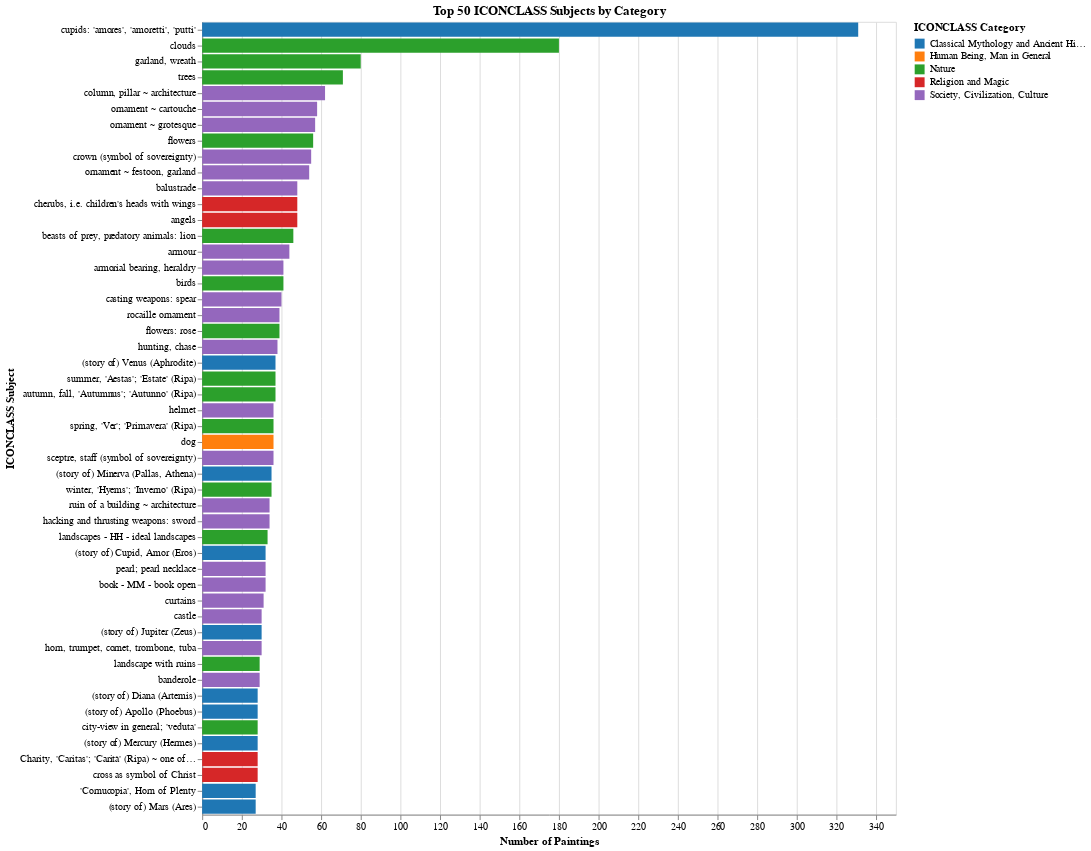

Source (notebook cell):
### Code cell
# =============================================================================
# CELL 13b: ICONCLASS Category Analysis
# =============================================================================
# Categorize ICONCLASS subjects by their top-level category (first digit)
# ICONCLASS hierarchy: https://iconclass.org/

# Category mapping (first digit of ICONCLASS notation)
ICONCLASS_CATEGORIES = {
    '0': 'Abstract, Non-representational Art',
    '1': 'Religion and Magic',
    '2': 'Nature',
    '3': 'Human Being, Man in General',
    '4': 'Society, Civilization, Culture',
    '5': 'Abstract Ideas and Concepts',
    '6': 'History',
    '7': 'Bible',
    '8': 'Literature',
    '9': 'Classical Mythology and Ancient History'
}

print("📊 ICONCLASS CATEGORY ANALYSIS")
print("=" * 70)

# Query to extract ICONCLASS code and categorize
category_df = con.execute("""
    WITH iconclass_parsed AS (
        SELECT 
            s.subject_label,
            s.subject_uri,
            -- Extract ICONCLASS code from URI (after iconclass.org/)
            REGEXP_EXTRACT(s.subject_uri, 'iconclass\\.org/([^/]+)', 1) as iconclass_code,
            COUNT(DISTINCT ps.nfdi_uri) as painting_count
        FROM painting_subjects ps
        JOIN subjects s ON ps.subject_uri = s.subject_uri
        -- Only ceiling paintings
        WHERE ps.nfdi_uri IN (
            SELECT ps2.nfdi_uri 
            FROM painting_subjects ps2
            JOIN subjects s2 ON ps2.subject_uri = s2.subject_uri
            WHERE s2.subject_source = 'GETTY_AAT' 
              AND s2.subject_label = 'ceiling paintings'
        )
        AND s.subject_source = 'ICONCLASS'
        AND s.subject_label IS NOT NULL
        GROUP BY s.subject_label, s.subject_uri
    )
    SELECT 
        subject_label,
        iconclass_code,
        -- Extract first character for category
        SUBSTRING(iconclass_code, 1, 1) as category_digit,
        painting_count
    FROM iconclass_parsed
    WHERE iconclass_code IS NOT NULL
    ORDER BY painting_count DESC
""").pl()

# Add category names using Python
category_df = category_df.with_columns(
    pl.col('category_digit').replace(ICONCLASS_CATEGORIES).alias('category_name')
)

print(f"Total ICONCLASS subjects: {len(category_df)}")
print(f"\n📋 Category Distribution:")

# Summary by category
category_summary = category_df.group_by('category_digit', 'category_name').agg([
    pl.count().alias('subject_count'),
    pl.sum('painting_count').alias('total_paintings')
]).sort('total_paintings', descending=True)

print(category_summary)

# Prepare data for visualization
viz_df = category_df.head(50).to_pandas()  # Top 50 subjects

# Create a treemap-style visualization using layered bar chart
# Color by category, sorted by painting count within category

chart_bars = alt.Chart(viz_df).mark_bar().encode(
    x=alt.X('painting_count:Q', title='Number of Paintings'),
    y=alt.Y('subject_label:N', sort='-x', title='ICONCLASS Subject'),
    color=alt.Color('category_name:N', 
                   title='ICONCLASS Category',
                   scale=alt.Scale(scheme='category10')),
    tooltip=[
        alt.Tooltip('subject_label:N', title='Subject'),
        alt.Tooltip('iconclass_code:N', title='ICONCLASS Code'),
        alt.Tooltip('category_name:N', title='Category'),
        alt.Tooltip('painting_count:Q', title='Paintings')
    ]
).properties(
    title='Top 50 ICONCLASS Subjects by Category',
    width=700,
    height=800
)

ipython_display(chart_bars)

### Figure 1 — Vega-Lite specification as saved in the notebook (floating-point values rounded to 4 significant figures)
{"config": {"view": {"continuousWidth": 300, "continuousHeight": 300}}, "data": {"name": "data-9e4c9a0d838b8704f6e55066cc881516"}, "mark": {"type": "bar"}, "encoding": {"color": {"field": "category_name", "scale": {"scheme": "category10"}, "title": "ICONCLASS Category", "type": "nominal"}, "tooltip": [{"field": "subject_label", "title": "Subject", "type": "nominal"}, {"field": "iconclass_code", "title": "ICONCLASS Code", "type": "nominal"}, {"field": "category_name", "title": "Category", "type": "nominal"}, {"field": "painting_count", "title": "Paintings", "type": "quantitative"}], "x": {"field": "painting_count", "title": "Number of Paintings", "type": "quantitative"}, "y": {"field": "subject_label", "sort": "-x", "title": "ICONCLASS Subject", "type": "nominal"}}, "height": 800, "title": "Top 50 ICONCLASS Subjects by Category", "width": 700, "$schema": "https://vega.github.io/schema/vega-lite/v6.1.0.json", "datasets": {"data-9e4c9a0d838b8704f6e55066cc881516": [{"subject_label": "cupids: 'amores', 'amoretti', 'putti'", "iconclass_code": "92D1916", "category_digit": "9", "painting_count": 331, "category_name": "Classical Mythology and Ancient History"}, {"subject_label": "clouds", "iconclass_code": "26A", "category_digit": "2", "painting_count": 180, "category_name": "Nature"}, {"subject_label": "garland, wreath", "iconclass_code": "25G4111", "category_digit": "2", "painting_count": 80, "category_name": "Nature"}, {"subject_label": "trees", "iconclass_code": "25G3", "category_digit": "2", "painting_count": 71, "category_name": "Nature"}, {"subject_label": "column, pillar ~ architecture", "iconclass_code": "48C161", "category_digit": "4", "painting_count": 62, "category_name": "Society, Civilization, Culture"}, {"subject_label": "ornament ~ cartouche", "iconclass_code": "48A9876", "category_digit": "4", "painting_count": 58, "category_name": "Society, Civilization, Culture"}, {"subject_label": "ornament ~ grotesque", "iconclass_code": "48A9872", "category_digit": "4", "painting_count": 57, "category_name": "Society, Civilization, Culture"}, {"subject_label": "flowers", "iconclass_code": "25G41", "category_digit": "2", "painting_count": 56, "category_name": "Nature"}, {"subject_label": "crown (symbol of sovereignty)", "iconclass_code": "44B191", "category_digit": "4", "painting_count": 55, "category_name": "Society, Civilization, Culture"}, {"subject_label": "ornament ~ festoon, garland", "iconclass_code": "48A9875", "category_digit": "4", "painting_count": 54, "category_name": "Society, Civilization, Culture"}, {"subject_label": "balustrade", "iconclass_code": "41A541", "category_digit": "4", "painting_count": 48, "category_name": "Society, Civilization, Culture"}, {"subject_label": "cherubs, i.e. children's heads with wings", "iconclass_code": "11G1911", "category_digit": "1", "painting_count": 48, "category_name": "Religion and Magic"}, {"subject_label": "angels", "iconclass_code": "11G", "category_digit": "1", "painting_count": 48, "category_name": "Religion and Magic"}, {"subject_label": "beasts of prey, predatory animals: lion", "iconclass_code": "25F23%28LION%29", "category_digit": "2", "painting_count": 46, "category_name": "Nature"}, {"subject_label": "armour", "iconclass_code": "45C22", "category_digit": "4", "painting_count": 44, "category_name": "Society, Civilization, Culture"}, {"subject_label": "armorial bearing, heraldry", "iconclass_code": "46A122", "category_digit": "4", "painting_count": 41, "category_name": "Society, Civilization, Culture"}, {"subject_label": "birds", "iconclass_code": "25F3", "category_digit": "2", "painting_count": 41, "category_name": "Nature"}, {"subject_label": "casting weapons: spear", "iconclass_code": "45C11%28SPEAR%29", "category_digit": "4", "painting_count": 40, "category_name": "Society, Civilization, Culture"}, {"subject_label": "rocaille ornament", "iconclass_code": "48A9863", "category_digit": "4", "painting_count": 39, "category_name": "Society, Civilization, Culture"}, {"subject_label": "flowers: rose", "iconclass_code": "25G41%28ROSE%29", "category_digit": "2", "painting_count": 39, "category_name": "Nature"}, {"subject_label": "hunting, chase", "iconclass_code": "43C11", "category_digit": "4", "painting_count": 38, "category_name": "Society, Civilization, Culture"}, {"subject_label": "(story of) Venus (Aphrodite)", "iconclass_code": "92C4", "category_digit": "9", "painting_count": 37, "category_name": "Classical Mythology and Ancient History"}, {"subject_label": "summer, 'Aestas'; 'Estate' (Ripa)", "iconclass_code": "23D43", "category_digit": "2", "painting_count": 37, "category_name": "Nature"}, {"subject_label": "autumn, fall, 'Autumnus'; 'Autunno' (Ripa)", "iconclass_code": "23D44", "category_digit": "2", "painting_count": 37, "category_name": "Nature"}, {"subject_label": "helmet", "iconclass_code": "45C221", "category_digit": "4", "painting_count": 36, "category_name": "Society, Civilization, Culture"}, {"subject_label": "spring, 'Ver'; 'Primavera' (Ripa)", "iconclass_code": "23D42", "category_digit": "2", "painting_count": 36, "category_name": "Nature"}, {"subject_label": "dog", "iconclass_code": "34B11", "category_digit": "3", "painting_count": 36, "category_name": "Human Being, Man in General"}, {"subject_label": "sceptre, staff (symbol of sovereignty)", "iconclass_code": "44B192", "category_digit": "4", "painting_count": 36, "category_name": "Society, Civilization, Culture"}, {"subject_label": "(story of) Minerva (Pallas, Athena)", "iconclass_code": "92C2", "category_digit": "9", "painting_count": 35, "category_name": "Classical Mythology and Ancient History"}, {"subject_label": "winter, 'Hyems'; 'Inverno' (Ripa)", "iconclass_code": "23D41", "category_digit": "2", "painting_count": 35, "category_name": "Nature"}, {"subject_label": "ruin of a building ~ architecture", "iconclass_code": "48C149", "category_digit": "4", "painting_count": 34, "category_name": "Society, Civilization, Culture"}, {"subject_label": "hacking and thrusting weapons: sword", "iconclass_code": "45C13%28SWORD%29", "category_digit": "4", "painting_count": 34, "category_name": "Society, Civilization, Culture"}, {"subject_label": "landscapes - HH - ideal landscapes", "iconclass_code": "25HH", "category_digit": "2", "painting_count": 33, "category_name": "Nature"}, {"subject_label": "(story of) Cupid, Amor (Eros)", "iconclass_code": "92D1", "category_digit": "9", "painting_count": 32, "category_name": "Classical Mythology and Ancient History"}, {"subject_label": "pearl; pearl necklace", "iconclass_code": "41D26611", "category_digit": "4", "painting_count": 32, "category_name": "Society, Civilization, Culture"}, {"subject_label": "book - MM - book open", "iconclass_code": "49MM32", "category_digit": "4", "painting_count": 32, "category_name": "Society, Civilization, Culture"}, {"subject_label": "curtains", "iconclass_code": "41A421", "category_digit": "4", "painting_count": 31, "category_name": "Society, Civilization, Culture"}, {"subject_label": "castle", "iconclass_code": "41A12", "category_digit": "4", "painting_count": 30, "category_name": "Society, Civilization, Culture"}, {"subject_label": "(story of) Jupiter (Zeus)", "iconclass_code": "92B1", "category_digit": "9", "painting_count": 30, "category_name": "Classical Mythology and Ancient History"}, {"subject_label": "horn, trumpet, cornet, trombone, tuba", "iconclass_code": "48C7352", "category_digit": "4", "painting_count": 30, "category_name": "Society, Civilization, Culture"}, {"subject_label": "landscape with ruins", "iconclass_code": "25I9", "category_digit": "2", "painting_count": 29, "category_name": "Nature"}, {"subject_label": "banderole", "iconclass_code": "49L73", "category_digit": "4", "painting_count": 29, "category_name": "Society, Civilization, Culture"}, {"subject_label": "(story of) Diana (Artemis)", "iconclass_code": "92C3", "category_digit": "9", "painting_count": 28, "category_name": "Classical Mythology and Ancient History"}, {"subject_label": "(story of) Apollo (Phoebus)", "iconclass_code": "92B3", "category_digit": "9", "painting_count": 28, "category_name": "Classical Mythology and Ancient History"}, {"subject_label": "city-view in general; 'veduta'", "iconclass_code": "25I1", "category_digit": "2", "painting_count": 28, "category_name": "Nature"}, {"subject_label": "(story of) Mercury (Hermes)", "iconclass_code": "92B5", "category_digit": "9", "painting_count": 28, "category_name": "Classical Mythology and Ancient History"}, {"subject_label": "Charity, 'Caritas'; 'Carità' (Ripa) ~ one of the Three Theological Virtues", "iconclass_code": "11M33", "category_digit": "1", "painting_count": 28, "category_name": "Religion and Magic"}, {"subject_label": "cross as symbol of Christ", "iconclass_code": "11D121", "category_digit": "1", "painting_count": 28, "category_name": "Religion and Magic"}, {"subject_label": "'Cornucopia', Horn of Plenty", "iconclass_code": "92B11221", "category_digit": "9", "painting_count": 27, "category_name": "Classical Mythology and Ancient History"}, {"subject_label": "(story of) Mars (Ares)", "iconclass_code": "92B4", "category_digit": "9", "painting_count": 27, "category_name": "Classical Mythology and Ancient History"}]}}
